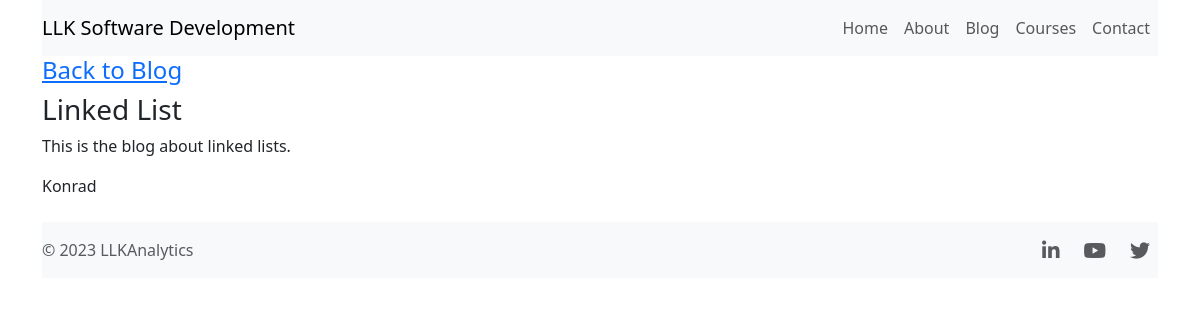
The page /blog/linked-list/ on the database its author committed.
### blog/models.py (models this page shows, shortened)
class Post(models.Model):
    title = models.CharField(max_length=200)
    author = models.ForeignKey("auth.User", on_delete=models.CASCADE,)
    body = models.TextField()
    slug = models.SlugField(null=True)

### blog/views.py (the view)
# urls.py: path('<slug:slug>/', BlogDetailView.as_view(), name = 'blog_detail'),
class BlogDetailView(DetailView):
    template_name = 'blog_detail.html'
    model = Post

### templates/blog_detail.html
{% extends 'base.html' %}
{% block content %}
    <h4><a href="{% url 'blog'%}">Back to Blog</a></h4>
    <div class="post-entry">
    <h3>{{ post.title}}</h3>
    <p>{{ post.body }}</p>
    <p>{{ post.author }}</p>
    </div>
{% endblock content %}

### rows shown on the page
Post: title "Linked List", body "This is the blog about linked lists.", author "Konrad"
